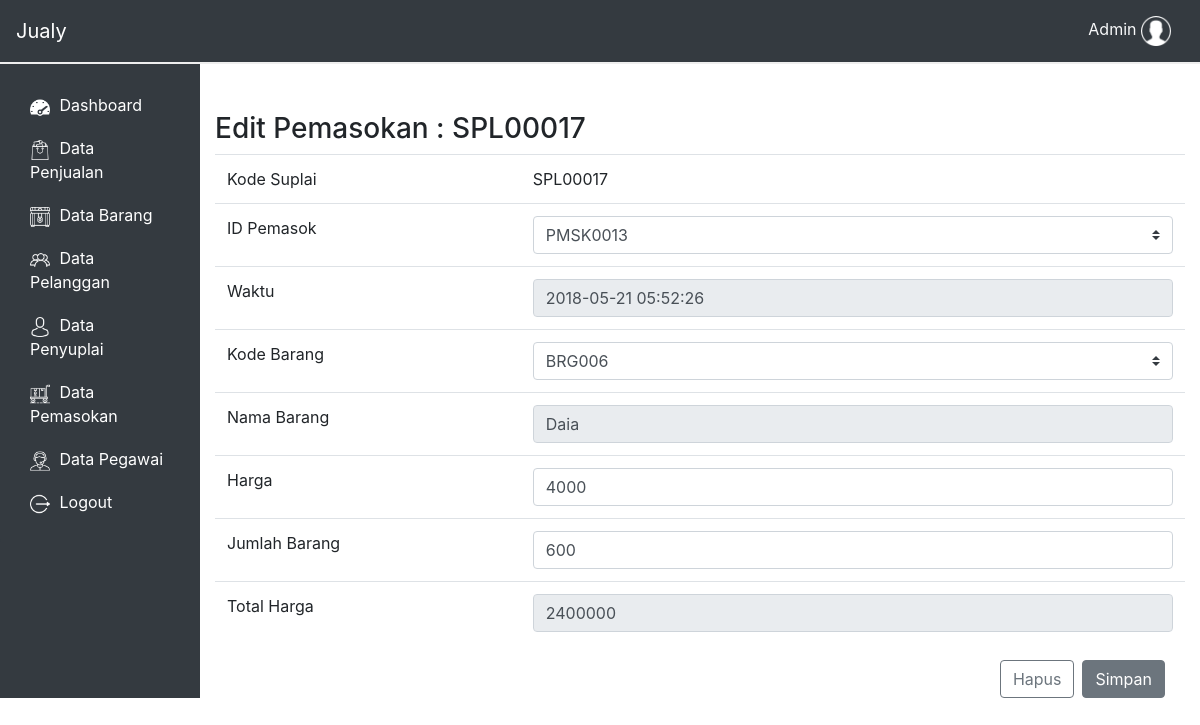
Screenshot of /dashboard/suplai_edit.php?kode_suplai=SPL00017 (signed in) with the database file from the repository.
### tables this page shows
CREATE TABLE `suplai` (
  `kode_suplai` varchar(8) NOT NULL,
  `waktu` datetime NOT NULL,
  `kode_barang` varchar(8) NOT NULL,
  `nama_barang` varchar(20) NOT NULL,
  `jumlah` int(8) NOT NULL,
  `harga` int(10) NOT NULL,
  `total_harga` int(10) NOT NULL,
  `id_pemasok` varchar(8) NOT NULL
);

### dashboard/functions/act.php (called while the page is built, shortened)
<?php
    function ambil($query){
        global $link;
        if($ambil = mysqli_query($link, $query) or die(mysqli_error())){
            return $ambil;
        }
    }
    function detail_suplai($id) {
        $query = "SELECT * FROM suplai WHERE kode_suplai='$id'";
        return ambil($query);
    }
    function pilih_pemasok(){
        $query = "SELECT DISTINCT(id_pemasok) AS id_pemasok FROM pemasok";
        return ambil($query);
    }
?>

### dashboard/suplai_edit.php (the view, shortened to what this page needs)
<?php
    $id = $_GET['kode_suplai'];
    require_once 'view/header.php';
    $data = detail_suplai($id);
    while ($row = mysqli_fetch_array($data)){
?>
<br>
<br>
<div class="container-fluid">
    <form id="data" action="" method="post">
        <div class="row">
            <div class="col-12">
                <h3>Edit Pemasokan : <?php echo $row['kode_suplai'] ?></h3>
                <table class="table">
                    <tr>
                        <td>Kode Suplai</td>
                        <td><?= $row['kode_suplai'] ?></td>
                    </tr>
                    <tr>
                        <td>ID Pemasok</td>
                        <td>
                            <select class="custom-select" name="id_pemasok" id="id_pemasok">
                            <?
                                $pemasok = pilih_pemasok();
                                while($data_pemasok = mysqli_fetch_array($pemasok)) {
                                ?>
                                <option value="<?= $data_pemasok['id_pemasok']?>"><?= $row['id_pemasok'] ?></option>
                                <?
                                }
                                ?>
                        </td>
                    </tr>
                    <tr>
                        <td>Waktu</td>
                        <td><input name="waktu" type="text" class="form-control" value="<?php echo $row['waktu']?>" readonly></td>
                    </tr>
                    <tr>
                        <td>Kode Barang</td>
                        <td>
                            <select class="custom-select" name="kode_barang" id="kode_barang_suplai">
                            <option value="<?= $row['kode_barang']; ?>"><?= $row['kode_barang']; ?></option>
                            </select>
                        </td>
                    </tr>
                    <tr>
                        <td>Nama Barang</td>
                        <td id="nama-barang-form">
                            <input name="nama_barang" type="text" class="form-control" value="<?php echo $row['nama_barang']?>" readonly>
                        </td>
                    </tr>
                    <tr>
                        <td>Harga</td>
                        <td><input id="harga-barang-suplai" name="harga" type="text" class="form-control" value="<?php echo $row['harga']?>"></td>
                    </tr>
                    <tr>
                        <td>Jumlah Barang</td>
                        <td><input name="jumlah" id="jumlah-barang-suplai" type="text" class="form-control" value="<?php echo $row['jumlah']?>"></td>
                    </tr>
                    <tr>
                        <td>Total Harga</td>
                        <td><input id="total-harga-suplai" name="total_harga" type="text" class="form-control" value="<?php echo $row['total_harga']?>" readonly></td>
                    </tr>
                </table>
            </div>
        </div>
<?php } ?>
        <div class="row justify-content-end mr-3">
            <input type="button" id="hapus" class="btn btn-outline-secondary mx-1"
                onclick="if(confirm('Apakah kamu yakin ingin menghapus barang ini?')){
                        location.href='suplai_hapus.php?kode_suplai=<?= $id ?>'
                        }" value="Hapus">
            <input type="submit" name="update_suplai" class="btn btn-secondary mx-1" value="Simpan">
        </div>
    </form>
</div>
<?php require_once 'view/footer.php'; ?>

### dashboard/main.css (style rules this page uses)
* { margin: 0; padding: 0; }

### rows the page displays
suplai: kode_suplai "SPL00017", waktu "2018-05-21 05:52:26", kode_barang "BRG006", nama_barang "Daia", harga "4000", jumlah "600", total_harga "2400000"

### other values shown
$username "Admin"
form field id_pemasok "PMSK0013"
